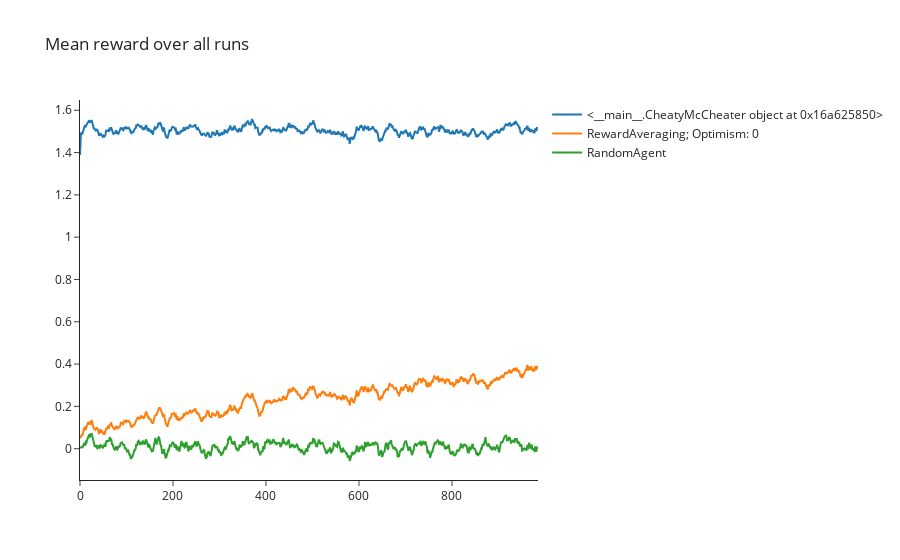

Notebook source saved alongside this figure:
### Code cell
class CheatyMcCheater(Agent):
    def __init__(self, num_arms: int, seed: int):
        super().__init__(num_arms, seed)
        self.best_arm = 0

    def get_action(self):
        return self.best_arm

    def observe(self, action, reward, info):
        self.best_arm = info["best_arm"]

    def repr(self):
        return "Cheater Agent"

if MAIN:
    cheater = CheatyMcCheater(num_arms, 0)
    reward_averaging = RewardAveraging(num_arms, 0, epsilon=0.1, optimism=0)
    random = RandomAgent(num_arms, 0)

    names = []
    all_rewards = []

    for agent in [cheater, reward_averaging, random]:
        (rewards, num_correct) = test_agent(env, agent, n_runs=N_RUNS)
        names.append(str(agent))
        all_rewards.append(rewards)

    plot_rewards(all_rewards, names, moving_avg_window=15)

### Figure 1 — Plotly figure (JSON) as saved in the notebook; plotly's stock layout.template omitted (floating-point values rounded to 4 significant figures; data arrays with more than 128 entries replaced by an {"elided": "..."} marker saying what was removed)
{"data": [{"mode": "lines", "name": "<__main__.CheatyMcCheater object at 0x16a625850>", "type": "scatter", "y": {"elided": "986 float values"}}, {"mode": "lines", "name": "RewardAveraging; Optimism: 0", "type": "scatter", "y": {"elided": "986 float values"}}, {"mode": "lines", "name": "RandomAgent", "type": "scatter", "y": {"elided": "986 float values"}}], "layout": {"title": {"text": "Mean reward over all runs"}}}
